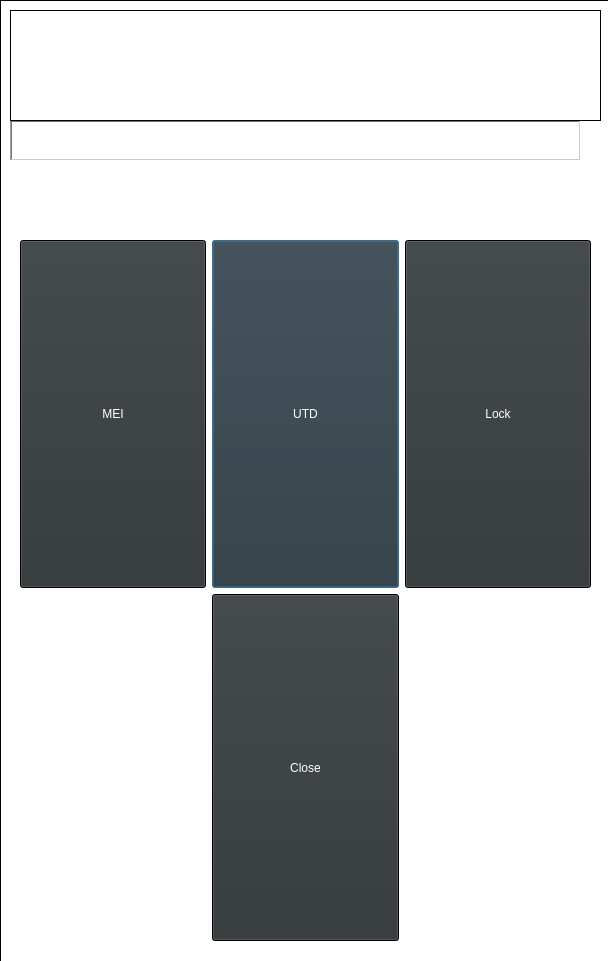
<?xml version="1.0" encoding="UTF-8"?>
<ui version="4.0">
 <class>MaintMenu</class>
 <widget class="QDialog" name="MaintMenu">
  <property name="geometry">
   <rect>
    <x>0</x>
    <y>0</y>
    <width>608</width>
    <height>961</height>
   </rect>
  </property>
  <property name="sizePolicy">
   <sizepolicy hsizetype="Preferred" vsizetype="Preferred">
    <horstretch>0</horstretch>
    <verstretch>0</verstretch>
   </sizepolicy>
  </property>
  <property name="minimumSize">
   <size>
    <width>0</width>
    <height>0</height>
   </size>
  </property>
  <property name="palette">
   <palette>
    <active>
     <colorrole role="WindowText">
      <brush brushstyle="SolidPattern">
       <color alpha="255">
        <red>255</red>
        <green>255</green>
        <blue>255</blue>
       </color>
      </brush>
     </colorrole>
     <colorrole role="Button">
      <brush brushstyle="SolidPattern">
       <color alpha="255">
        <red>0</red>
        <green>0</green>
        <blue>0</blue>
       </color>
      </brush>
     </colorrole>
     <colorrole role="Text">
      <brush brushstyle="SolidPattern">
       <color alpha="255">
        <red>255</red>
        <green>255</green>
        <blue>255</blue>
       </color>
      </brush>
     </colorrole>
     <colorrole role="ButtonText">
      <brush brushstyle="SolidPattern">
       <color alpha="255">
        <red>255</red>
        <green>255</green>
        <blue>255</blue>
       </color>
      </brush>
     </colorrole>
     <colorrole role="Base">
      <brush brushstyle="SolidPattern">
       <color alpha="255">
        <red>255</red>
        <green>255</green>
        <blue>255</blue>
       </color>
      </brush>
     </colorrole>
     <colorrole role="Window">
      <brush brushstyle="SolidPattern">
       <color alpha="255">
        <red>0</red>
        <green>0</green>
        <blue>0</blue>
       </color>
      </brush>
     </colorrole>
    </active>
    <inactive>
     <colorrole role="WindowText">
      <brush brushstyle="SolidPattern">
       <color alpha="255">
        <red>255</red>
        <green>255</green>
        <blue>255</blue>
       </color>
      </brush>
     </colorrole>
     <colorrole role="Button">
      <brush brushstyle="SolidPattern">
       <color alpha="255">
        <red>0</red>
        <green>0</green>
        <blue>0</blue>
       </color>
      </brush>
     </colorrole>
     <colorrole role="Text">
      <brush brushstyle="SolidPattern">
       <color alpha="255">
        <red>255</red>
        <green>255</green>
        <blue>255</blue>
       </color>
      </brush>
     </colorrole>
     <colorrole role="ButtonText">
      <brush brushstyle="SolidPattern">
       <color alpha="255">
        <red>255</red>
        <green>255</green>
        <blue>255</blue>
       </color>
      </brush>
     </colorrole>
     <colorrole role="Base">
      <brush brushstyle="SolidPattern">
       <color alpha="255">
        <red>255</red>
        <green>255</green>
        <blue>255</blue>
       </color>
      </brush>
     </colorrole>
     <colorrole role="Window">
      <brush brushstyle="SolidPattern">
       <color alpha="255">
        <red>0</red>
        <green>0</green>
        <blue>0</blue>
       </color>
      </brush>
     </colorrole>
    </inactive>
    <disabled>
     <colorrole role="WindowText">
      <brush brushstyle="SolidPattern">
       <color alpha="255">
        <red>190</red>
        <green>190</green>
        <blue>190</blue>
       </color>
      </brush>
     </colorrole>
     <colorrole role="Button">
      <brush brushstyle="SolidPattern">
       <color alpha="255">
        <red>0</red>
        <green>0</green>
        <blue>0</blue>
       </color>
      </brush>
     </colorrole>
     <colorrole role="Text">
      <brush brushstyle="SolidPattern">
       <color alpha="255">
        <red>190</red>
        <green>190</green>
        <blue>190</blue>
       </color>
      </brush>
     </colorrole>
     <colorrole role="ButtonText">
      <brush brushstyle="SolidPattern">
       <color alpha="255">
        <red>190</red>
        <green>190</green>
        <blue>190</blue>
       </color>
      </brush>
     </colorrole>
     <colorrole role="Base">
      <brush brushstyle="SolidPattern">
       <color alpha="255">
        <red>0</red>
        <green>0</green>
        <blue>0</blue>
       </color>
      </brush>
     </colorrole>
     <colorrole role="Window">
      <brush brushstyle="SolidPattern">
       <color alpha="255">
        <red>0</red>
        <green>0</green>
        <blue>0</blue>
       </color>
      </brush>
     </colorrole>
    </disabled>
   </palette>
  </property>
  <property name="windowTitle">
   <string>Dialog</string>
  </property>
  <widget class="QLabel" name="label">
   <property name="geometry">
    <rect>
     <x>10</x>
     <y>120</y>
     <width>571</width>
     <height>41</height>
    </rect>
   </property>
   <property name="frameShape">
    <enum>QFrame::WinPanel</enum>
   </property>
   <property name="frameShadow">
    <enum>QFrame::Sunken</enum>
   </property>
   <property name="text">
    <string>Maintenance Menu</string>
   </property>
   <property name="alignment">
    <set>Qt::AlignCenter</set>
   </property>
  </widget>
  <widget class="QWidget" name="gridLayoutWidget">
   <property name="geometry">
    <rect>
     <x>20</x>
     <y>240</y>
     <width>571</width>
     <height>701</height>
    </rect>
   </property>
   <layout class="QGridLayout" name="gridLayout">
    <item row="0" column="1">
     <widget class="QPushButton" name="pushButton_2">
      <property name="sizePolicy">
       <sizepolicy hsizetype="MinimumExpanding" vsizetype="MinimumExpanding">
        <horstretch>0</horstretch>
        <verstretch>0</verstretch>
       </sizepolicy>
      </property>
      <property name="palette">
       <palette>
        <active>
         <colorrole role="Button">
          <brush brushstyle="SolidPattern">
           <color alpha="255">
            <red>46</red>
            <green>52</green>
            <blue>54</blue>
           </color>
          </brush>
         </colorrole>
        </active>
        <inactive>
         <colorrole role="Button">
          <brush brushstyle="SolidPattern">
           <color alpha="255">
            <red>46</red>
            <green>52</green>
            <blue>54</blue>
           </color>
          </brush>
         </colorrole>
        </inactive>
        <disabled>
         <colorrole role="Button">
          <brush brushstyle="SolidPattern">
           <color alpha="255">
            <red>46</red>
            <green>52</green>
            <blue>54</blue>
           </color>
          </brush>
         </colorrole>
        </disabled>
       </palette>
      </property>
      <property name="text">
       <string>UTD</string>
      </property>
     </widget>
    </item>
    <item row="0" column="0">
     <widget class="QPushButton" name="pushButton">
      <property name="sizePolicy">
       <sizepolicy hsizetype="MinimumExpanding" vsizetype="MinimumExpanding">
        <horstretch>0</horstretch>
        <verstretch>0</verstretch>
       </sizepolicy>
      </property>
      <property name="palette">
       <palette>
        <active>
         <colorrole role="Button">
          <brush brushstyle="SolidPattern">
           <color alpha="255">
            <red>46</red>
            <green>52</green>
            <blue>54</blue>
           </color>
          </brush>
         </colorrole>
        </active>
        <inactive>
         <colorrole role="Button">
          <brush brushstyle="SolidPattern">
           <color alpha="255">
            <red>46</red>
            <green>52</green>
            <blue>54</blue>
           </color>
          </brush>
         </colorrole>
        </inactive>
        <disabled>
         <colorrole role="Button">
          <brush brushstyle="SolidPattern">
           <color alpha="255">
            <red>46</red>
            <green>52</green>
            <blue>54</blue>
           </color>
          </brush>
         </colorrole>
        </disabled>
       </palette>
      </property>
      <property name="text">
       <string>MEI</string>
      </property>
     </widget>
    </item>
    <item row="0" column="2">
     <widget class="QPushButton" name="pushButton_3">
      <property name="sizePolicy">
       <sizepolicy hsizetype="MinimumExpanding" vsizetype="MinimumExpanding">
        <horstretch>0</horstretch>
        <verstretch>0</verstretch>
       </sizepolicy>
      </property>
      <property name="palette">
       <palette>
        <active>
         <colorrole role="Button">
          <brush brushstyle="SolidPattern">
           <color alpha="255">
            <red>46</red>
            <green>52</green>
            <blue>54</blue>
           </color>
          </brush>
         </colorrole>
        </active>
        <inactive>
         <colorrole role="Button">
          <brush brushstyle="SolidPattern">
           <color alpha="255">
            <red>46</red>
            <green>52</green>
            <blue>54</blue>
           </color>
          </brush>
         </colorrole>
        </inactive>
        <disabled>
         <colorrole role="Button">
          <brush brushstyle="SolidPattern">
           <color alpha="255">
            <red>46</red>
            <green>52</green>
            <blue>54</blue>
           </color>
          </brush>
         </colorrole>
        </disabled>
       </palette>
      </property>
      <property name="text">
       <string>Lock</string>
      </property>
     </widget>
    </item>
    <item row="1" column="1">
     <widget class="QPushButton" name="pushButton_4">
      <property name="sizePolicy">
       <sizepolicy hsizetype="MinimumExpanding" vsizetype="MinimumExpanding">
        <horstretch>0</horstretch>
        <verstretch>0</verstretch>
       </sizepolicy>
      </property>
      <property name="palette">
       <palette>
        <active>
         <colorrole role="Button">
          <brush brushstyle="SolidPattern">
           <color alpha="255">
            <red>46</red>
            <green>52</green>
            <blue>54</blue>
           </color>
          </brush>
         </colorrole>
        </active>
        <inactive>
         <colorrole role="Button">
          <brush brushstyle="SolidPattern">
           <color alpha="255">
            <red>46</red>
            <green>52</green>
            <blue>54</blue>
           </color>
          </brush>
         </colorrole>
        </inactive>
        <disabled>
         <colorrole role="Button">
          <brush brushstyle="SolidPattern">
           <color alpha="255">
            <red>46</red>
            <green>52</green>
            <blue>54</blue>
           </color>
          </brush>
         </colorrole>
        </disabled>
       </palette>
      </property>
      <property name="text">
       <string>Close</string>
      </property>
     </widget>
    </item>
   </layout>
  </widget>
  <widget class="QGraphicsView" name="graphicsView">
   <property name="geometry">
    <rect>
     <x>0</x>
     <y>0</y>
     <width>611</width>
     <height>971</height>
    </rect>
   </property>
   <property name="minimumSize">
    <size>
     <width>611</width>
     <height>971</height>
    </size>
   </property>
   <property name="verticalScrollBarPolicy">
    <enum>Qt::ScrollBarAlwaysOff</enum>
   </property>
   <property name="horizontalScrollBarPolicy">
    <enum>Qt::ScrollBarAlwaysOff</enum>
   </property>
  </widget>
  <widget class="QGraphicsView" name="graphicsView_2">
   <property name="geometry">
    <rect>
     <x>10</x>
     <y>10</y>
     <width>591</width>
     <height>111</height>
    </rect>
   </property>
  </widget>
  <zorder>graphicsView</zorder>
  <zorder>label</zorder>
  <zorder>gridLayoutWidget</zorder>
  <zorder>graphicsView_2</zorder>
 </widget>
 <resources/>
 <connections/>
</ui>
